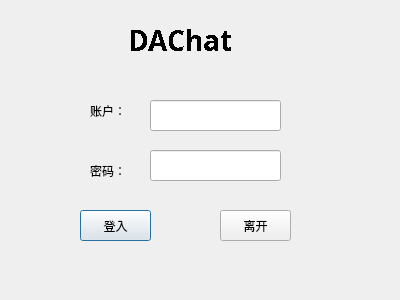
<?xml version="1.0" encoding="UTF-8"?>
<ui version="4.0">
 <class>Dialog</class>
 <widget class="QDialog" name="Dialog">
  <property name="geometry">
   <rect>
    <x>0</x>
    <y>0</y>
    <width>400</width>
    <height>300</height>
   </rect>
  </property>
  <property name="windowTitle">
   <string>Welcome</string>
  </property>
  <widget class="QPushButton" name="pushButton">
   <property name="geometry">
    <rect>
     <x>80</x>
     <y>210</y>
     <width>71</width>
     <height>31</height>
    </rect>
   </property>
   <property name="text">
    <string>登入</string>
   </property>
  </widget>
  <widget class="QPushButton" name="pushButton_2">
   <property name="geometry">
    <rect>
     <x>220</x>
     <y>210</y>
     <width>71</width>
     <height>31</height>
    </rect>
   </property>
   <property name="text">
    <string>离开</string>
   </property>
  </widget>
  <widget class="QLabel" name="label_2">
   <property name="geometry">
    <rect>
     <x>90</x>
     <y>100</y>
     <width>51</width>
     <height>21</height>
    </rect>
   </property>
   <property name="font">
    <font>
     <family>新宋体</family>
     <pointsize>9</pointsize>
    </font>
   </property>
   <property name="text">
    <string>账户：</string>
   </property>
  </widget>
  <widget class="QLabel" name="label_3">
   <property name="geometry">
    <rect>
     <x>90</x>
     <y>160</y>
     <width>51</width>
     <height>21</height>
    </rect>
   </property>
   <property name="font">
    <font>
     <family>新宋体</family>
     <pointsize>9</pointsize>
    </font>
   </property>
   <property name="text">
    <string>密码：</string>
   </property>
  </widget>
  <widget class="QLabel" name="label">
   <property name="geometry">
    <rect>
     <x>50</x>
     <y>10</y>
     <width>261</width>
     <height>61</height>
    </rect>
   </property>
   <property name="font">
    <font>
     <family>Perpetua</family>
     <pointsize>21</pointsize>
     <weight>75</weight>
     <italic>false</italic>
     <bold>true</bold>
     <stylestrategy>NoAntialias</stylestrategy>
     <kerning>true</kerning>
    </font>
   </property>
   <property name="text">
    <string>DAChat</string>
   </property>
   <property name="alignment">
    <set>Qt::AlignCenter</set>
   </property>
  </widget>
  <widget class="QLineEdit" name="Username">
   <property name="geometry">
    <rect>
     <x>150</x>
     <y>100</y>
     <width>131</width>
     <height>31</height>
    </rect>
   </property>
  </widget>
  <widget class="QLineEdit" name="Password">
   <property name="geometry">
    <rect>
     <x>150</x>
     <y>150</y>
     <width>131</width>
     <height>31</height>
    </rect>
   </property>
  </widget>
  <zorder>pushButton_2</zorder>
  <zorder>label_2</zorder>
  <zorder>label_3</zorder>
  <zorder>label</zorder>
  <zorder>pushButton</zorder>
  <zorder>Username</zorder>
  <zorder>Password</zorder>
 </widget>
 <resources/>
 <connections>
  <connection>
   <sender>pushButton</sender>
   <signal>clicked()</signal>
   <receiver>pushButton</receiver>
   <slot>click()</slot>
   <hints>
    <hint type="sourcelabel">
     <x>128</x>
     <y>216</y>
    </hint>
    <hint type="destinationlabel">
     <x>128</x>
     <y>216</y>
    </hint>
   </hints>
  </connection>
 </connections>
</ui>
